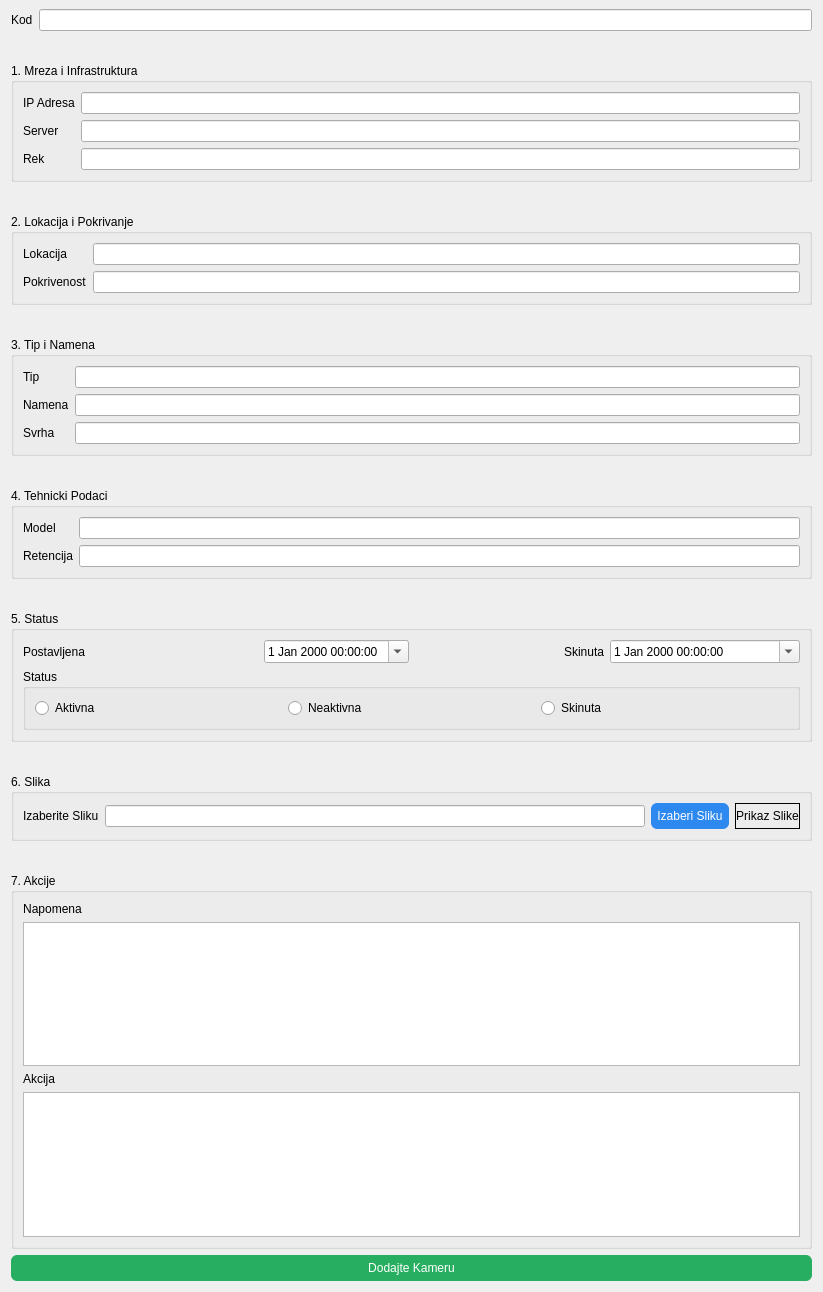
            <widget class="QWidget" name="scrollAreaWidgetContents">
             <property name="geometry">
              <rect>
               <x>0</x>
               <y>-834</y>
               <width>823</width>
               <height>1292</height>
              </rect>
             </property>
             <layout class="QVBoxLayout" name="verticalLayout_9">
              <property name="topMargin">
               <number>9</number>
              </property>
              <item>
               <layout class="QFormLayout" name="addCameraFormLayout">
                <item row="0" column="0">
                 <widget class="QLabel" name="addCameraCodeLabel">
                  <property name="text">
                   <string>Kod</string>
                  </property>
                 </widget>
                </item>
                <item row="0" column="1">
                 <widget class="QLineEdit" name="addCameraCodeLineEdit"/>
                </item>
                <item row="2" column="0" colspan="2">
                 <widget class="QGroupBox" name="networkGroupBox">
                  <property name="title">
                   <string>1. Mreza i Infrastruktura</string>
                  </property>
                  <layout class="QFormLayout" name="formLayout_2">
                   <item row="0" column="0">
                    <widget class="QLabel" name="addCameraIPAddressLabel">
                     <property name="text">
                      <string>IP Adresa</string>
                     </property>
                    </widget>
                   </item>
                   <item row="0" column="1">
                    <widget class="QLineEdit" name="addCameraIPAddressLineEdit"/>
                   </item>
                   <item row="1" column="0">
                    <widget class="QLabel" name="addCameraServerLabel">
                     <property name="text">
                      <string>Server</string>
                     </property>
                    </widget>
                   </item>
                   <item row="1" column="1">
                    <widget class="QLineEdit" name="addCameraServerLineEdit"/>
                   </item>
                   <item row="2" column="0">
                    <widget class="QLabel" name="addCameraRackLabel">
                     <property name="text">
                      <string>Rek</string>
                     </property>
                    </widget>
                   </item>
                   <item row="2" column="1">
                    <widget class="QLineEdit" name="addCameraRackLineEdit"/>
                   </item>
                  </layout>
                 </widget>
                </item>
                <item row="4" column="0" colspan="2">
                 <widget class="QGroupBox" name="locationGroupBox">
                  <property name="title">
                   <string>2. Lokacija i Pokrivanje</string>
                  </property>
                  <layout class="QFormLayout" name="formLayout_3">
                   <item row="0" column="0">
                    <widget class="QLabel" name="addCameraLocationLabel">
                     <property name="text">
                      <string>Lokacija</string>
                     </property>
                    </widget>
                   </item>
                   <item row="0" column="1">
                    <widget class="QLineEdit" name="addCameraLocationLineEdit"/>
                   </item>
                   <item row="1" column="0">
                    <widget class="QLabel" name="addCameraCoverageLabel">
                     <property name="text">
                      <string>Pokrivenost</string>
                     </property>
                    </widget>
                   </item>
                   <item row="1" column="1">
                    <widget class="QLineEdit" name="addCameraCoverageLineEdit"/>
                   </item>
                  </layout>
                 </widget>
                </item>
                <item row="14" column="0" colspan="2">
                 <widget class="QGroupBox" name="addCameraActionGroupBox">
                  <property name="title">
                   <string>7. Akcije</string>
                  </property>
                  <layout class="QFormLayout" name="formLayout_5">
                   <item row="0" column="0">
                    <widget class="QLabel" name="addCameraNoteLabel">
                     <property name="toolTip">
                      <string>Nije Obavezno Polje</string>
                     </property>
                     <property name="text">
                      <string>Napomena</string>
                     </property>
                     <property name="alignment">
                      <set>Qt::AlignCenter</set>
                     </property>
                    </widget>
                   </item>
                   <item row="2" column="0">
                    <widget class="QLabel" name="addCameraActionLabel">
                     <property name="text">
                      <string>Akcija</string>
                     </property>
                    </widget>
                   </item>
                   <item row="1" column="0" colspan="2">
                    <widget class="QTextEdit" name="addCameraNoteEdit"/>
                   </item>
                   <item row="3" column="0" colspan="2">
                    <widget class="QTextEdit" name="addCameraActionTextEdit"/>
                   </item>
                  </layout>
                 </widget>
                </item>
                <item row="16" column="0" colspan="2">
                 <widget class="QPushButton" name="addCameraButton">
                  <property name="cursor">
                   <cursorShape>PointingHandCursor</cursorShape>
                  </property>
                  <property name="styleSheet">
                   <string notr="true">QPushButton {
    background-color: #27ae60;
    color: white;
    border-radius: 6px;
    padding: 6px;
}

QPushButton:hover {
    background-color: #1e8449;
}

QPushButton:pressed {
    background-color: #145a32;
}</string>
                  </property>
                  <property name="text">
                   <string>Dodajte Kameru</string>
                  </property>
                 </widget>
                </item>
                <item row="6" column="0" colspan="2">
                 <widget class="QGroupBox" name="typeGroupBox">
                  <property name="title">
                   <string>3. Tip i Namena</string>
                  </property>
                  <layout class="QFormLayout" name="formLayout_6">
                   <item row="0" column="0">
                    <widget class="QLabel" name="addCameraTypeLabel">
                     <property name="text">
                      <string>Tip</string>
                     </property>
                    </widget>
                   </item>
                   <item row="0" column="1">
                    <widget class="QLineEdit" name="addCameraTypeLineEdit"/>
                   </item>
                   <item row="2" column="1">
                    <widget class="QLineEdit" name="addCameraFunctionLineEdit"/>
                   </item>
                   <item row="4" column="1">
                    <widget class="QLineEdit" name="addCameraPurposeLineEdit"/>
                   </item>
                   <item row="2" column="0">
                    <widget class="QLabel" name="addCameraFunctionLabel">
                     <property name="text">
                      <string>Namena</string>
                     </property>
                    </widget>
                   </item>
                   <item row="4" column="0">
                    <widget class="QLabel" name="addCameraPuropseLabel">
                     <property name="text">
                      <string>Svrha</string>
                     </property>
                    </widget>
                   </item>
                  </layout>
                 </widget>
                </item>
                <item row="8" column="0" colspan="2">
                 <widget class="QGroupBox" name="technicalGroupBox">
                  <property name="title">
                   <string>4. Tehnicki Podaci</string>
                  </property>
                  <layout class="QFormLayout" name="formLayout_7">
                   <item row="0" column="0">
                    <widget class="QLabel" name="addCameraModelLabel">
                     <property name="text">
                      <string>Model</string>
                     </property>
                    </widget>
                   </item>
                   <item row="0" column="1">
                    <widget class="QLineEdit" name="addCameraModelLineEdit"/>
                   </item>
                   <item row="2" column="1">
                    <widget class="QLineEdit" name="addCameraRetentionLineEdit"/>
                   </item>
                   <item row="2" column="0">
                    <widget class="QLabel" name="addCameraRetentionLabel">
                     <property name="text">
                      <string>Retencija</string>
                     </property>
                    </widget>
                   </item>
                  </layout>
                 </widget>
                </item>
                <item row="10" column="0" colspan="2">
                 <widget class="QGroupBox" name="healthStatusGroupBox">
                  <property name="title">
                   <string>5. Status</string>
                  </property>
                  <layout class="QGridLayout" name="gridLayout_8">
                   <item row="1" column="1" alignment="Qt::AlignRight">
                    <widget class="QDateTimeEdit" name="addCameraStartDateEdit">
                     <property name="calendarPopup">
                      <bool>true</bool>
                     </property>
                    </widget>
                   </item>
                   <item row="1" column="0">
                    <widget class="QLabel" name="addCameraStartDateLabel">
                     <property name="text">
                      <string>Postavljena</string>
                     </property>
                    </widget>
                   </item>
                   <item row="1" column="2" alignment="Qt::AlignRight">
                    <widget class="QLabel" name="addCameraEndDateLabel">
                     <property name="text">
                      <string>Skinuta</string>
                     </property>
                    </widget>
                   </item>
                   <item row="1" column="3">
                    <widget class="QDateTimeEdit" name="addCameraEndDateEdit">
                     <property name="enabled">
                      <bool>true</bool>
                     </property>
                     <property name="calendarPopup">
                      <bool>true</bool>
                     </property>
                    </widget>
                   </item>
                   <item row="3" column="0" colspan="4">
                    <widget class="QGroupBox" name="statusGroupBox">
                     <property name="title">
                      <string>Status</string>
                     </property>
                     <layout class="QHBoxLayout" name="horizontalLayout_4">
                      <item>
                       <widget class="QRadioButton" name="addCameraActiveRadioButton">
                        <property name="text">
                         <string>Aktivna</string>
                        </property>
                       </widget>
                      </item>
                      <item>
                       <widget class="QRadioButton" name="addCameraInactiveButton">
                        <property name="text">
                         <string>Neaktivna</string>
                        </property>
                       </widget>
                      </item>
                      <item>
                       <widget class="QRadioButton" name="addCameraDismantleRadioButton">
                        <property name="layoutDirection">
                         <enum>Qt::LeftToRight</enum>
                        </property>
                        <property name="text">
                         <string>Skinuta</string>
                        </property>
                       </widget>
                      </item>
                     </layout>
                    </widget>
                   </item>
                  </layout>
                 </widget>
                </item>
                <item row="1" column="1">
                 <spacer name="horizontalSpacer">
                  <property name="orientation">
                   <enum>Qt::Horizontal</enum>
                  </property>
                  <property name="sizeHint" stdset="0">
                   <size>
                    <width>40</width>
                    <height>20</height>
                   </size>
                  </property>
                 </spacer>
                </item>
                <item row="3" column="0" colspan="2">
                 <spacer name="horizontalSpacer_2">
                  <property name="orientation">
                   <enum>Qt::Horizontal</enum>
                  </property>
                  <property name="sizeHint" stdset="0">
                   <size>
                    <width>40</width>
                    <height>20</height>
                   </size>
                  </property>
                 </spacer>
                </item>
                <item row="5" column="0" colspan="2">
                 <spacer name="horizontalSpacer_3">
                  <property name="orientation">
                   <enum>Qt::Horizontal</enum>
                  </property>
                  <property name="sizeHint" stdset="0">
                   <size>
                    <width>40</width>
                    <height>20</height>
                   </size>
                  </property>
                 </spacer>
                </item>
                <item row="7" column="0" colspan="2">
                 <spacer name="horizontalSpacer_4">
                  <property name="orientation">
                   <enum>Qt::Horizontal</enum>
                  </property>
                  <property name="sizeHint" stdset="0">
                   <size>
                    <width>40</width>
                    <height>20</height>
                   </size>
                  </property>
                 </spacer>
                </item>
                <item row="9" column="0" colspan="2">
                 <spacer name="horizontalSpacer_5">
                  <property name="orientation">
                   <enum>Qt::Horizontal</enum>
                  </property>
                  <property name="sizeHint" stdset="0">
                   <size>
                    <width>40</width>
                    <height>20</height>
                   </size>
                  </property>
                 </spacer>
                </item>
                <item row="11" column="0" colspan="2">
                 <spacer name="horizontalSpacer_6">
                  <property name="orientation">
                   <enum>Qt::Horizontal</enum>
                  </property>
                  <property name="sizeHint" stdset="0">
                   <size>
                    <width>40</width>
                    <height>20</height>
                   </size>
                  </property>
                 </spacer>
                </item>
                <item row="13" column="0" colspan="2">
                 <spacer name="horizontalSpacer_7">
                  <property name="orientation">
                   <enum>Qt::Horizontal</enum>
                  </property>
                  <property name="sizeHint" stdset="0">
                   <size>
                    <width>40</width>
                    <height>20</height>
                   </size>
                  </property>
                 </spacer>
                </item>
                <item row="12" column="0" colspan="2">
                 <widget class="QGroupBox" name="imageGroupBox">
                  <property name="title">
                   <string>6. Slika</string>
                  </property>
                  <layout class="QGridLayout" name="gridLayout_10">
                   <item row="0" column="0">
                    <widget class="QLabel" name="addCameraImageLabel">
                     <property name="text">
                      <string>Izaberite Sliku</string>
                     </property>
                    </widget>
                   </item>
                   <item row="0" column="1">
                    <widget class="QLineEdit" name="addCameraImageLineEdit">
                     <property name="readOnly">
                      <bool>true</bool>
                     </property>
                    </widget>
                   </item>
                   <item row="0" column="2">
                    <widget class="QPushButton" name="addCameraImageUploadButton">
                     <property name="cursor">
                      <cursorShape>PointingHandCursor</cursorShape>
                     </property>
                     <property name="styleSheet">
                      <string notr="true">QPushButton {
    background-color: #2d89ef;
    color: white;
    border-radius: 6px;
    padding: 6px;
}

QPushButton:hover {
    background-color: #1b5fbf;
}

QPushButton:pressed {
    background-color: #144a99;
}</string>
                     </property>
                     <property name="text">
                      <string>Izaberi Sliku</string>
                     </property>
                    </widget>
                   </item>
                   <item row="0" column="3">
                    <widget class="QLabel" name="addCameraPreviewImageLabel">
                     <property name="frameShape">
                      <enum>QFrame::Box</enum>
                     </property>
                     <property name="text">
                      <string>Prikaz Slike</string>
                     </property>
                     <property name="alignment">
                      <set>Qt::AlignCenter</set>
                     </property>
                    </widget>
                   </item>
                  </layout>
                 </widget>
                </item>
               </layout>
              </item>
             </layout>
            </widget>
